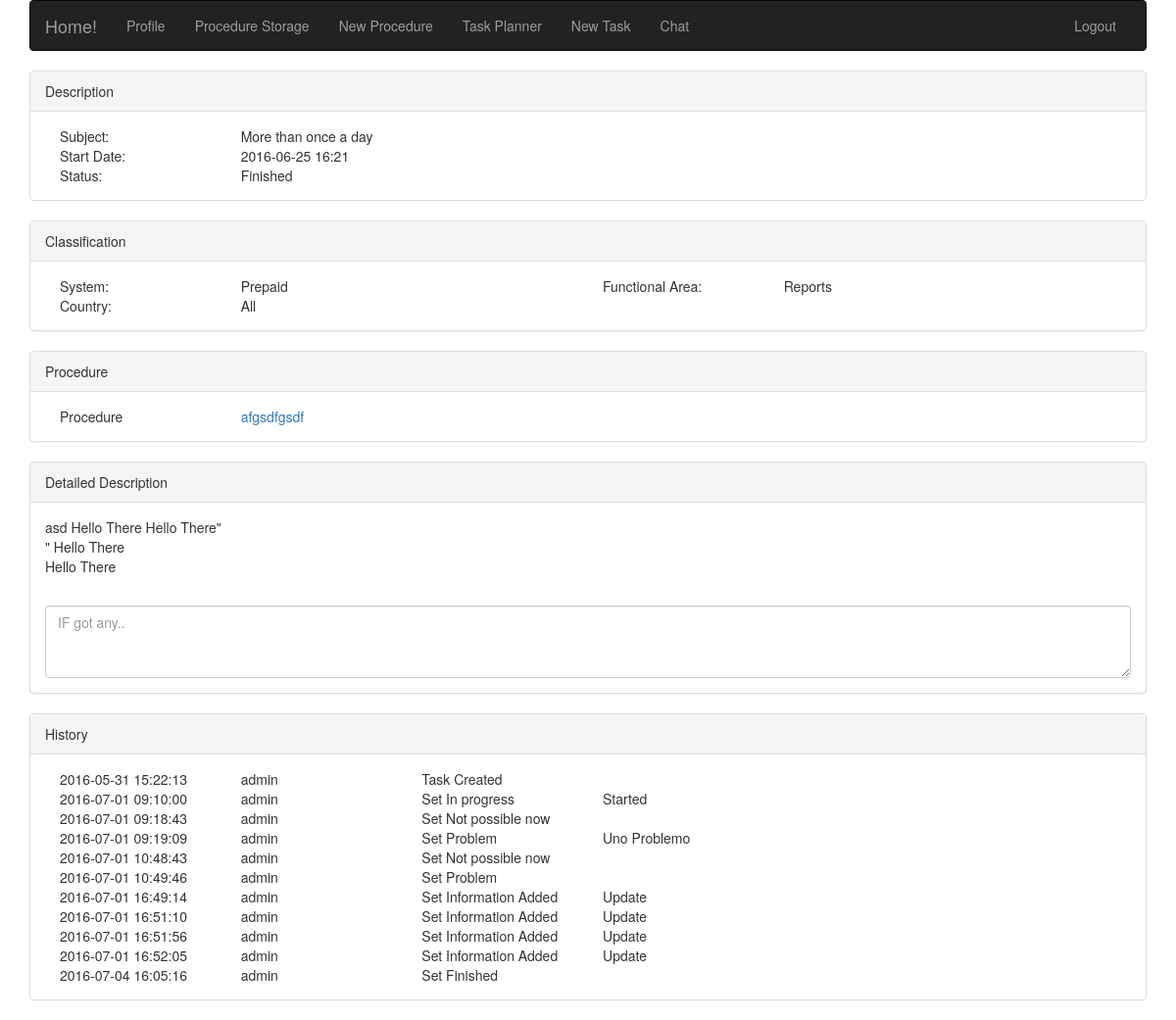
The app's page /task.php?taskid=202 (signed in) with its own data.
### tables this page shows
CREATE TABLE IF NOT EXISTS `tasklist` (
  `tasklistid` int(11) NOT NULL,
  `taskid` int(11) NOT NULL,
  `taskname` varchar(250) NOT NULL,
  `tlistfulldate` date NOT NULL,
  `tlisttime` time NOT NULL,
  `tlistsystem` int(11) NOT NULL,
  `tlistcountry` int(11) NOT NULL,
  `tlistfuncarea` int(11) NOT NULL,
  `tliststate` int(11) NOT NULL,
  `tlistprocedure` int(11) NOT NULL,
  `tlistdescription` text NOT NULL,
  `tlistcreatedate` datetime NOT NULL,
  `tlistcreatename` varchar(20) NOT NULL,
  `tlistcreatestate` int(11) NOT NULL
);

CREATE TABLE IF NOT EXISTS `taskstate` (
  `taskstateid` int(11) NOT NULL,
  `taskstate` varchar(50) NOT NULL
);

CREATE TABLE IF NOT EXISTS `classsystem` (
  `ClassSysID` int(11) NOT NULL,
  `ClassSysName` varchar(50) NOT NULL
);

CREATE TABLE IF NOT EXISTS `classfuncarea` (
  `ClassFuncID` int(11) NOT NULL,
  `ClassFuncName` varchar(50) NOT NULL
);

CREATE TABLE IF NOT EXISTS `classcountry` (
  `ClassCountryID` int(11) NOT NULL,
  `ClassCountryName` varchar(50) NOT NULL,
  `ClassCountryPic` blob NOT NULL
);

CREATE TABLE IF NOT EXISTS `procedures` (
  `ProcID` int(11) NOT NULL,
  `ProcTitle` varchar(250) NOT NULL,
  `ProcSystem` int(11) NOT NULL,
  `ProcCountry` int(11) NOT NULL,
  `ProcFuncArea` int(11) NOT NULL,
  `ProcDescript` text NOT NULL,
  `ProcDependecies` text NOT NULL,
  `ProcAccess` text NOT NULL,
  `ProcDescription` text NOT NULL,
  `ProcTroubleshooting` text NOT NULL,
  `ProcImpact` text NOT NULL
);

CREATE TABLE IF NOT EXISTS `tasklisthistory` (
  `tasklisthistoryid` int(11) NOT NULL,
  `taskid` int(11) NOT NULL,
  `tasklistid` int(11) NOT NULL,
  `modifydate` datetime NOT NULL DEFAULT CURRENT_TIMESTAMP,
  `modifyname` varchar(50) NOT NULL,
  `modifystate` int(11) NOT NULL,
  `modifycomment` text NOT NULL
);

### adds/queries.php (called while the page is built, shortened)
<?php
	$link = mysqli_connect(DB_HOST, DB_USER, DB_PASS, DB_NAME)or die("Cannot Connect");
    function selectTask($taskid){
        global $link;
        $sql="SELECT
                TL.taskname,
                CONCAT(TL.tlistfulldate,'  ', TIME_FORMAT(TL.tlisttime, '%H:%i')),
                TS.taskstate,
                CS.ClassSysName,
                CF.classfuncname,
                CC.ClassCountryName,
                P.proctitle,
                TL.tlistprocedure,
                TL.tlistdescription,
                -- IF(LENGTH(TLH.modifydate)>0, TLH.modifydate, TL.tlistcreatedate),
                TL.tlistcreatedate,
                -- IF(LENGTH(TLH.modifyname)>0, TLH.modifyname, TL.tlistcreatename),
                TL.tlistcreatename,
                'Task Created'
                -- TLH.modifycomment
                FROM classcountry CC, classfuncarea CF, classsystem CS, taskstate TS, procedures P, tasklist TL LEFT JOIN tasklisthistory TLH ON TL.tasklistid = TLH.tasklistid
                WHERE
                    TL.tlistsystem = CS.classsysid
                    AND
                    TL.tlistcountry = CC.classcountryid
                    AND
                    TL.tlistfuncarea = CF.classfuncid
                    AND
                    TL.tliststate = TS.taskstateid
                    AND
                    TL.tlistprocedure = P.procid
                    AND
                    TL.tasklistid = '$taskid'";
            if (mysqli_query($link, $sql)) {
                    return(mysqli_fetch_all($link->query($sql)));
                } else {
                    echo "Error: " . $sql . "<br>" . mysqli_error($link);
                }
    }
    function selectTaskHistory($taskid){
        global $link;
        $sql="SELECT
                TLH.modifydate,
                TLH.modifyname,
                CONCAT('Set ', TS.taskstate),
                IF(LENGTH(TLH.modifycomment)>0, TLH.modifycomment, '&nbsp;')
            FROM
                tasklisthistory TLH, taskstate TS
            WHERE
                TLH.modifystate = TS.taskstateid
                AND
                TLH.tasklistid = '$taskid';";
        if (mysqli_query($link, $sql)) {
                    return(mysqli_fetch_all($link->query($sql)));
                } else {
                    echo "Error: " . $sql . "<br>" . mysqli_error($link);
                }
    }
?>

### task.php (the view, shortened to what this page needs)
<html lang="en">
<head>
	<link rel="stylesheet" type="text/css" href="/root/PS/css/bootstrap.css">
	<link rel="stylesheet" type="text/css" href="/root/PS/css/my_style.css">
	<?php $taskid = $_GET['taskid']; ?>
</head>
<body>
	<?php
        include_once('./adds/queries.php');
    ?>
    <div class="container">
    	<?php include_once('navigation.php');
    		$selectTask = selectTask($taskid);
    		foreach ($selectTask as $key => $selectTaskItem) {
    			$taskname = $selectTaskItem[0];
    			$taskstartdate = $selectTaskItem[1];
    			$taskstate = $selectTaskItem[2];
    			$tasksystem = $selectTaskItem[3];
    			$taskfuncarea = $selectTaskItem[4];
    			$taskcountry = $selectTaskItem[5];
    			$taskproctitle = $selectTaskItem[6];
    			$taskprocid = $selectTaskItem[7];
    			$taskdescription = $selectTaskItem[8];
    			$taskcreatedate = $selectTaskItem[9];
    			$taskcreatename = $selectTaskItem[10];
                $taskmodstatus = $selectTaskItem[11];
    		}
    	?>
    	<div class="panel panel-default">
    		<div class="panel-heading">Description</div>
    		<div class="panel-body">
    			<div class="col-sm-2">Subject: </div>
    			<div class="col-sm-10"><?php echo $taskname ?></div>
    			<div class="col-sm-2">Start Date: </div>
    			<siv class="col-sm-10"><?php echo $taskstartdate ?></siv>
    			<div class="col-sm-2">Status:  </div>
    			<siv class="col-sm-10"><?php echo $taskstate ?></siv>
    		</div>
    	</div>
    	<div class="panel panel-default">
    		<div class="panel-heading">Classification</div>
    		<div class="panel-body">
    			<div class="col-sm-2">System: </div>
    			<div class="col-sm-4"><?php echo $tasksystem ?></div>
    			<div class="col-sm-2">Functional Area: </div>
    			<div class="col-sm-4"><?php echo $taskfuncarea ?></div>
    			<div class="col-sm-2">Country: </div>
    			<div class="col-sm-10"><?php echo $taskcountry ?></div>
    		</div>
    	</div>
    	<div class="panel panel-default">
    		<div class="panel-heading">Procedure</div>
    		<div class="panel-body">
    			<div class="col-sm-2">Procedure</div>
    			<div class="col-sm-10"><?php echo '<a href="procedure.php?procID='.$taskprocid.'&procName='.$taskproctitle.'" target="_blank">'.$taskproctitle.'</a>' ?></div>
    		</div>
    	</div>
    	<div class="panel panel-default">
    		<div class="panel-heading">Detailed Description</div>
    		<div class="panel-body"><?php echo $taskdescription ?></div>
    		<div class="panel-body">
    			<textarea class="form-control" rows="3" placeholder="IF got any.."></textarea>
    		</div>
    	</div>
    	<div class="panel panel-default">
    		<div class="panel-heading">History</div>
    		<div class="panel-body">
    			<div class="col-sm-2"><?php echo $taskcreatedate ?></div>
    			<div class="col-sm-2"><?php echo $taskcreatename ?></div>
    			<div class="col-sm-8"><?php echo $taskmodstatus ?></div>
                <?php
                $taskhistory = selectTaskHistory($taskid);
                foreach ($taskhistory as $key => $taskhistoryitem) {
                    echo "
                        <div class='col-sm-2'>".$taskhistoryitem[0]."</div>
                        <div class='col-sm-2'>".$taskhistoryitem[1]."</div>
                        <div class='col-sm-2'>".$taskhistoryitem[2]."</div>
                        <div class='col-sm-6'>".$taskhistoryitem[3]."</div>
                    ";
                }
                ?>
    		</div>
    	</div>
    </div>
</body>
</html>

### css/my_style.css (style rules this page uses)
html { overflow-y: scroll !important; }

### records on screen
tasklist: taskname "More than once a day", tlistdescription "asd Hello There Hello There\" \" Hello There Hello There", tlistcreatedate "2016-05-31 15:22:13", tlistcreatename "admin"
taskstate: taskstate "Finished"
classsystem: ClassSysName "Prepaid"
classfuncarea: ClassFuncName "Reports"
classcountry: ClassCountryName "All"
procedures: ProcTitle "afgsdfgsdf"
tasklisthistory: modifydate "2016-07-01 09:10:00", modifyname "admin", taskhistoryitem "Set In progress", taskhistoryitem "Started"
tasklisthistory: modifydate "2016-07-01 09:18:43", modifyname "admin", taskhistoryitem "Set Not possible now"
tasklisthistory: modifydate "2016-07-01 09:19:09", modifyname "admin", taskhistoryitem "Set Problem", taskhistoryitem "Uno Problemo"
tasklisthistory: modifydate "2016-07-01 10:48:43", modifyname "admin", taskhistoryitem "Set Not possible now"
tasklisthistory: modifydate "2016-07-01 10:49:46", modifyname "admin", taskhistoryitem "Set Problem"
tasklisthistory: modifydate "2016-07-01 16:49:14", modifyname "admin", taskhistoryitem "Set Information Added", taskhistoryitem "Update"
tasklisthistory: modifydate "2016-07-01 16:51:10", modifyname "admin", taskhistoryitem "Set Information Added", taskhistoryitem "Update"
tasklisthistory: modifydate "2016-07-01 16:51:56", modifyname "admin", taskhistoryitem "Set Information Added", taskhistoryitem "Update"
tasklisthistory: modifydate "2016-07-01 16:52:05", modifyname "admin", taskhistoryitem "Set Information Added", taskhistoryitem "Update"
tasklisthistory: modifydate "2016-07-04 16:05:16", modifyname "admin", taskhistoryitem "Set Finished"

### other values on screen
$taskstartdate "2016-06-25 16:21"
$taskmodstatus "Task Created"
